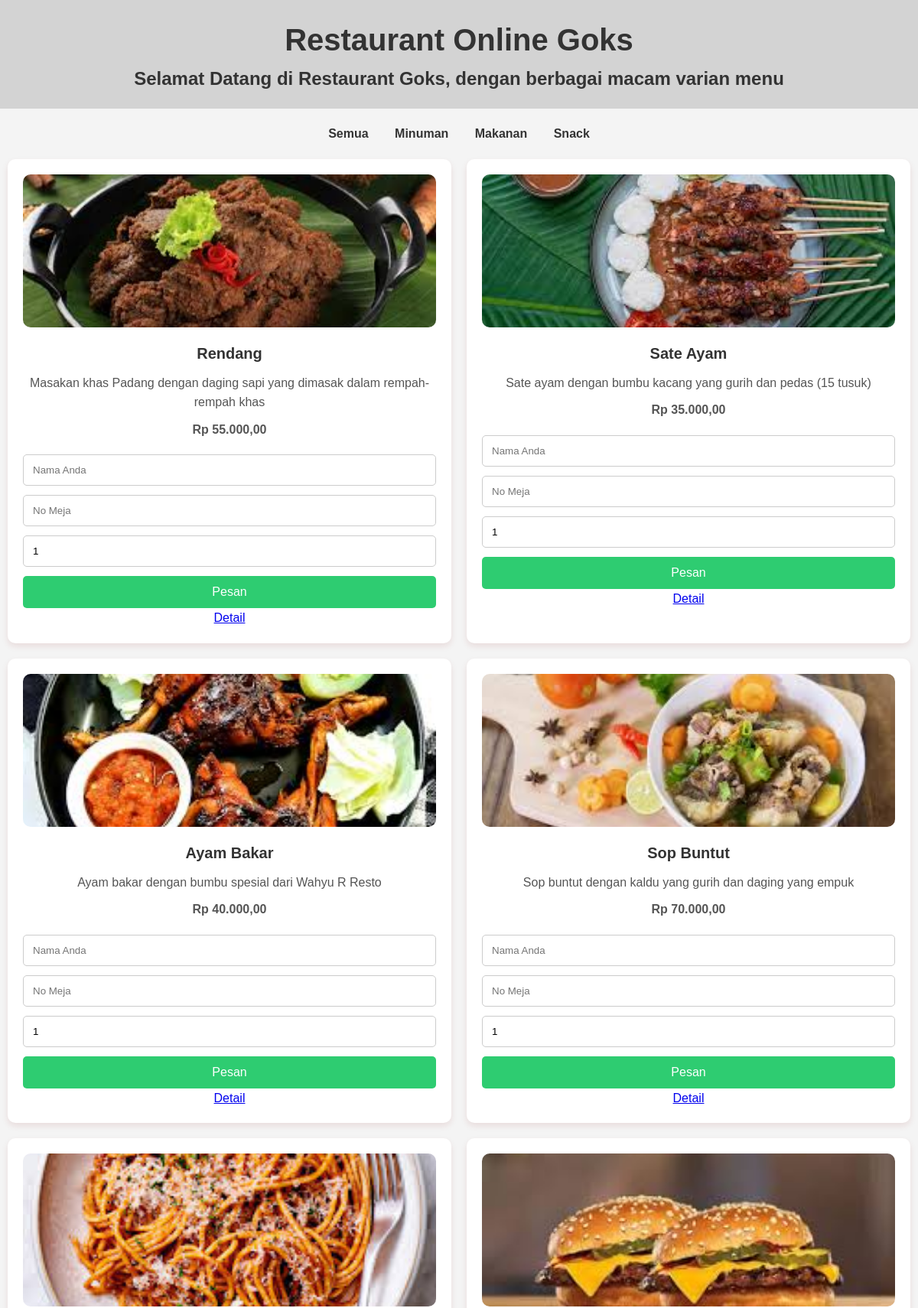
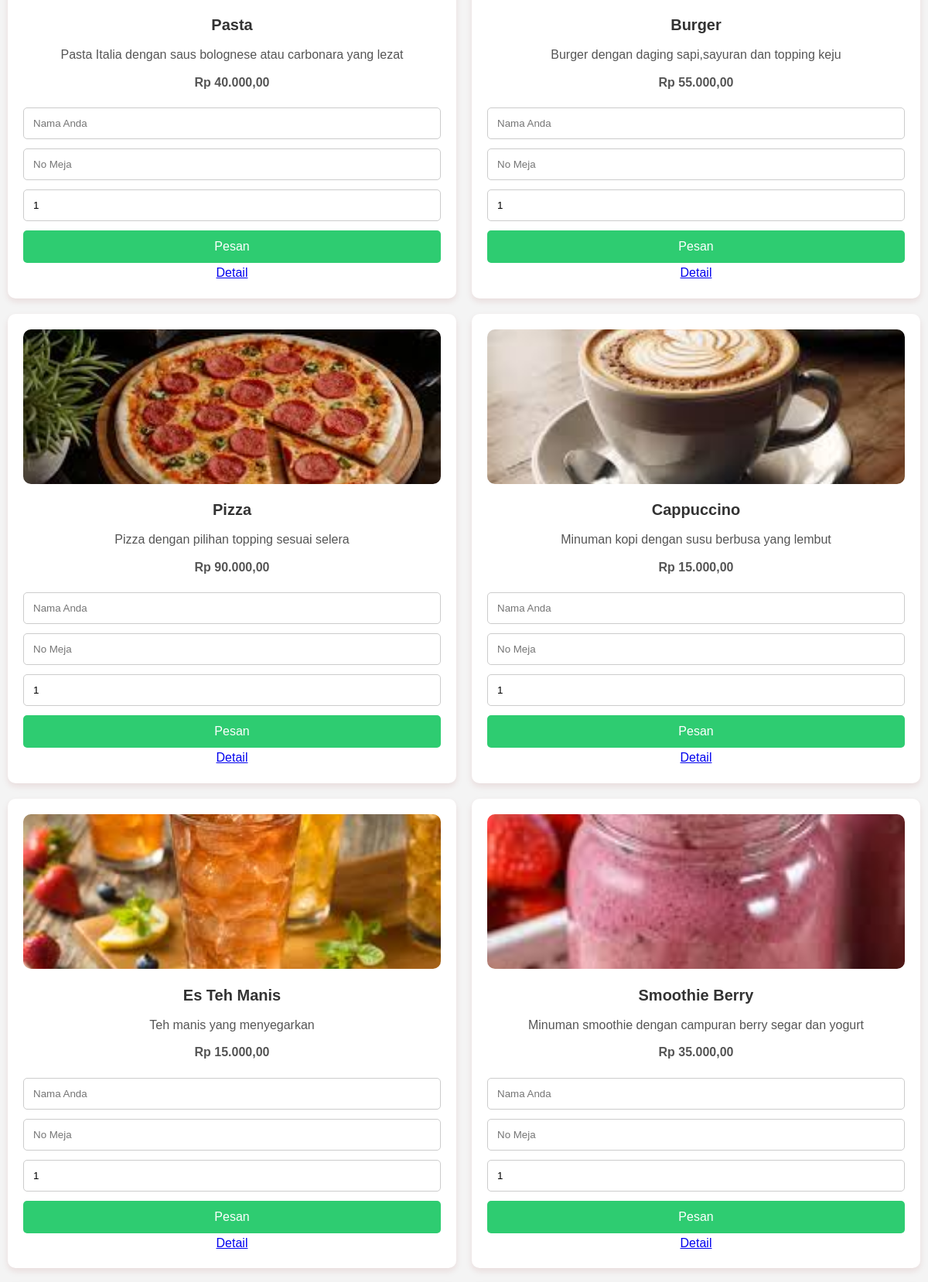
The page / (upper part) on the database its author committed (2 pictures, top to bottom).
### tables this page shows
CREATE TABLE `menus` (
  `id` int(11) NOT NULL,
  `name` varchar(255) NOT NULL,
  `description` text NOT NULL,
  `price` decimal(10,2) NOT NULL,
  `image` varchar(255) NOT NULL,
  `category` enum('makanan','minuman','snack') NOT NULL
);

### index.php (the view, shortened to what this page needs)
<?php
$conn = new mysqli('localhost', 'root', '', 'resto_online');
$category = isset($_GET['category']) ? $_GET['category'] : 'Semua';
$sql = $category === 'Semua' ? "SELECT * FROM menus" : "SELECT * FROM menus WHERE category = '$category'";
$result = $conn->query($sql);
?>
<!DOCTYPE html>
<html lang="id">
<head>
    <link rel="stylesheet" href="style.css">
</head>
<body>
    <header>
        <h1>Restaurant Online Goks</h1>
        <h2> Selamat Datang di Restaurant Goks, dengan berbagai macam varian menu</h2>
    </header>
    <div class="category">
        <ul>
            <li><a href="?category=Semua">Semua</a></li>
            <li><a href="?category=Minuman">Minuman</a></li>
            <li><a href="?category=Makanan">Makanan</a></li>
            <li><a href="?category=Snack">Snack</a></li>
        </ul>
    </div>
    <div class="menu-items">
        <?php
        if ($result->num_rows > 0) {
            while ($row = $result->fetch_assoc()) {
                echo "<div class='menu-item'>";
                echo "<img src='img/" . $row['image'] . "' alt='" . $row['name'] . "'>";
                echo "<h3>" . $row['name'] . "</h3>";
                echo "<p>" . $row['description'] . "</p>";
                echo "<p class='price'>Rp " . number_format($row['price'], 2, ',', '.') . "</p>";
                ?>
                <form action="order.php" method="POST">
                    <input type="text" name="customer_name" placeholder="Nama Anda" required>
                    <input type="text" name="no_meja" placeholder="No Meja" required>
                    <input type="number" name="quantity" min="1" value="1" required>
                    <button type="submit" class="order-btn">Pesan</button>
                </form>
                <a href="menu_detail.php?id=<?php echo $row['id']; ?>" class="detail-btn">Detail</a>
                <?php
                echo "</div>";
            }
        } else {
            echo "Tidak ada menu.";
        }
        ?>
    </div>
</body>
</html>

### style.css (style rules this page uses)
* { margin: 0; padding: 0; box-sizing: border-box; }
body { font-family: Arial, sans-serif; background-color: #f4f4f4; color: #333; line-height: 1.6; }
header { background-color: #d3d3d3; color: #333; padding: 20px 0; text-align: center; }
h1 { margin: 0; font-size: 2.5rem; }
.category { text-align: center; margin: 20px 0; }
.category ul { list-style: none; padding: 0; margin: 0; }
.category ul li { display: inline; margin: 0 15px; }
.category ul li a { text-decoration: none; color: #333; font-weight: bold; font-size: 1rem; }
.menu-items { display: grid; grid-template-columns: repeat(3, 1fr); gap: 20px; padding: 0 10px; margin-bottom: 50px; }
.menu-item { background-color: white; padding: 20px; border-radius: 10px; box-shadow: 0 4px 8px rgba(138, 16, 16, 0.1); text-align: center; transition: transform 0.3s ease-in-out; }
.menu-item img { width: 100%; height: 200px; object-fit: cover; border-radius: 10px; }
.menu-item h3 { font-size: 1.25rem; margin-top: 10px; color: #333; }
.menu-item p { font-size: 1rem; color: #555; margin-top: 10px; }
.price { font-size: 1.25rem; color: #e74c3c; font-weight: bold; margin-top: 20px; }
form { margin-top: 20px; }
input[type="text"], input[type="number"] { width: 100%; padding: 12px; margin-bottom: 12px; border-radius: 5px; border: 1px solid #ccc; }
button.order-btn { width: 100%; padding: 12px; background-color: #2ecc71; color: white; border: none; border-radius: 5px; cursor: pointer; font-size: 1rem; transition: background-color 0.3s; }
@media (max-width: 1200px) { .menu-items { grid-template-columns: repeat(2, 1fr); } }

### rows shown on the page
menus: image (picture), name "Rendang", description "Masakan khas Padang dengan daging sapi yang dimasak dalam rempah-rempah khas", price "55.000,00"
menus: image (picture), name "Sate Ayam", description "Sate ayam dengan bumbu kacang yang gurih dan pedas (15 tusuk)", price "35.000,00"
menus: image (picture), name "Ayam Bakar", description "Ayam bakar dengan bumbu spesial dari Wahyu R Resto", price "40.000,00"
menus: image (picture), name "Sop Buntut", description "Sop buntut dengan kaldu yang gurih dan daging yang empuk", price "70.000,00"
menus: image (picture), name "Pasta", description "Pasta Italia dengan saus bolognese atau carbonara yang lezat", price "40.000,00"
menus: image (picture), name "Burger", description "Burger dengan daging sapi,sayuran dan topping keju", price "55.000,00"
menus: image (picture), name "Pizza", description "Pizza dengan pilihan topping sesuai selera", price "90.000,00"
menus: image (picture), name "Cappuccino", description "Minuman kopi dengan susu berbusa yang lembut", price "15.000,00"
menus: image (picture), name "Es Teh Manis", description "Teh manis yang menyegarkan", price "15.000,00"
menus: image (picture), name "Smoothie Berry", description "Minuman smoothie dengan campuran berry segar dan yogurt", price "35.000,00"
